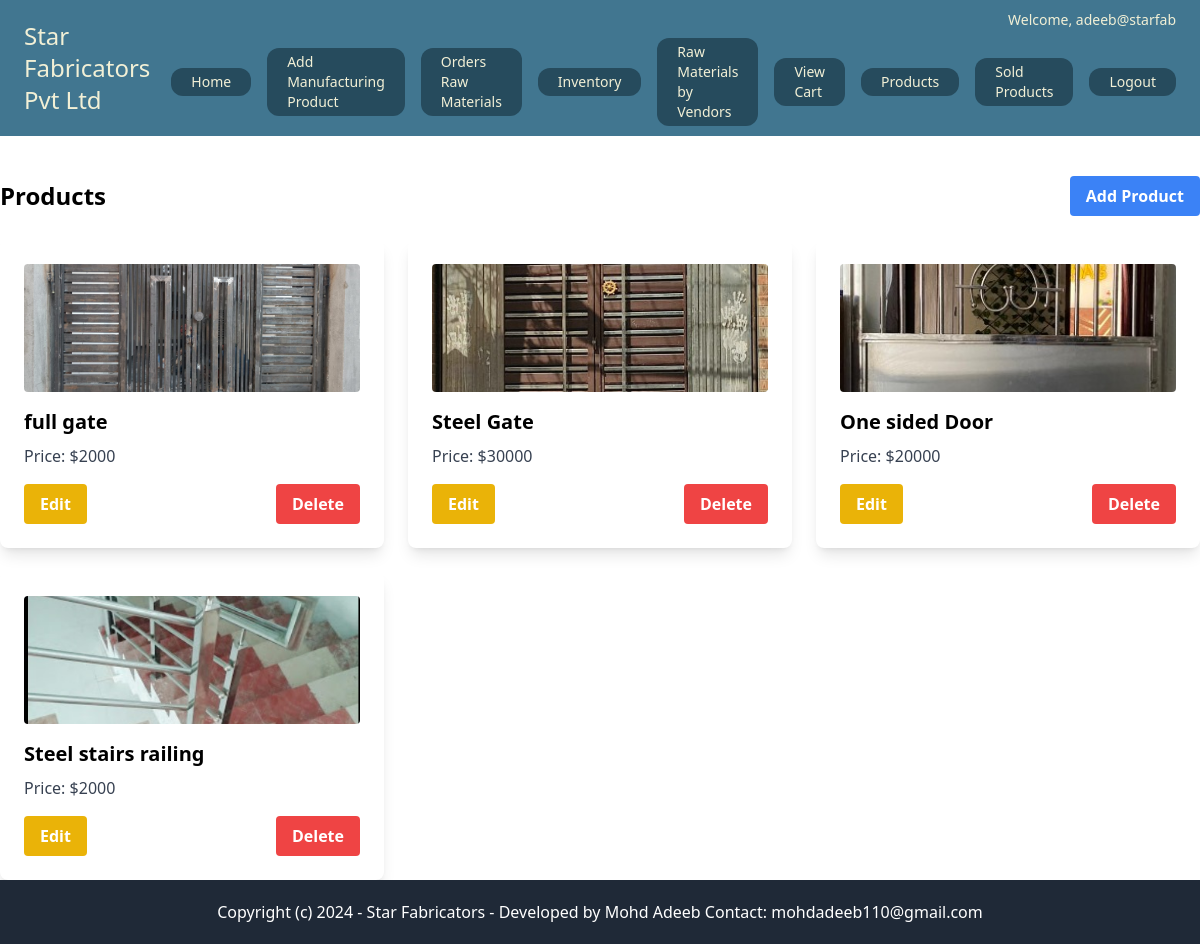
The page /core/products/ (signed in) on the database as committed earlier.
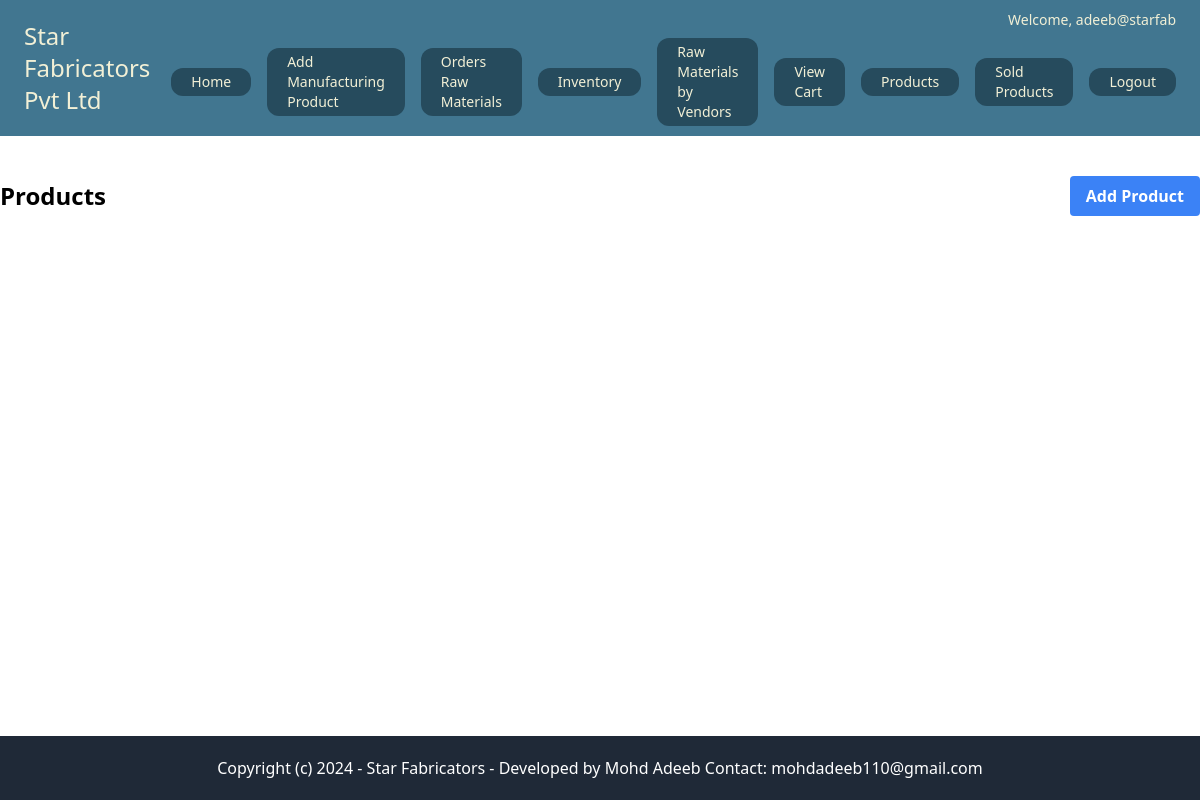
The same page on the database as committed later.
### core/models.py (models this page shows, shortened)
class Product(models.Model):
    name = models.CharField(max_length=255)
    raw_materials = models.ManyToManyField(RawMaterial, through='ProductRawMaterial')
    image = models.ImageField(upload_to='products/')
    total_items = models.IntegerField(default=0)
    price = models.IntegerField(default=2000)

### core/views.py (the view)
# urls.py: path('products/', views.products_view, name='products'),
@superuser_required
def products_view(request):
    products = Product.objects.all()
    return render(request, 'core/products.html', {'products': products})

### core/views.py (called while the page is built)
def superuser_required(view_func):
    decorated_view_func = user_passes_test(lambda u: u.is_superuser)(view_func)
    return decorated_view_func

### userprofile/context_processors.py (called while the page is built)
def user_profile(request):
    if request.user.is_authenticated:
        try:
            profile = Userprofile.objects.get(user=request.user)
        except Userprofile.DoesNotExist:
            profile = None
    else:
        profile = None
    return {'user_profile': profile}

### core/templates/core/products.html (shortened to what this page needs)
{% extends "core/base.html" %}
{% block content %}
<div class="max-w-7xl mx-auto mt-10">
    <div class="flex justify-between items-center mb-6">
        <h2 class="text-2xl font-bold">Products</h2>
        {% if user.is_superuser %}
            <a href="{% url 'add_product' %}" class="bg-blue-500 hover:bg-blue-700 text-white font-bold py-2 px-4 rounded">Add Product</a>
        {% endif %}
    </div>
    <div class="grid grid-cols-1 md:grid-cols-2 lg:grid-cols-3 gap-6">
        {% for product in products %}
        <div class="bg-white p-6 rounded-lg shadow-lg">
            <img src="{{ product.image.url }}" alt="{{ product.name }}" class="w-full h-32 object-cover mb-4 rounded">
            <h3 class="text-xl font-bold mb-2">{{ product.name }}</h3>
            <p class="text-gray-700 mb-2">Price: ${{ product.price }}</p>
            {% if user.is_superuser %}
            <div class="mt-4 flex justify-between">
                <a href="{% url 'edit_product' product.id %}" class="bg-yellow-500 hover:bg-yellow-700 text-white font-bold py-2 px-4 rounded">Edit</a>
                <form method="post" action="{% url 'delete_product' product.id %}">
                    <button type="submit" class="bg-red-500 hover:bg-red-700 text-white font-bold py-2 px-4 rounded">Delete</button>
                </form>
            </div>
            {% endif %}
        </div>
        {% endfor %}
    </div>
</div>
{% endblock %}

Rows that differ between the two databases and show on the page:
removed Product: image (picture), name "full gate", price "2000"
removed Product: image (picture), name "Steel Gate", price "30000"
removed Product: image (picture), name "One sided Door", price "20000"
removed Product: image (picture), name "Steel stairs railing", price "2000"
